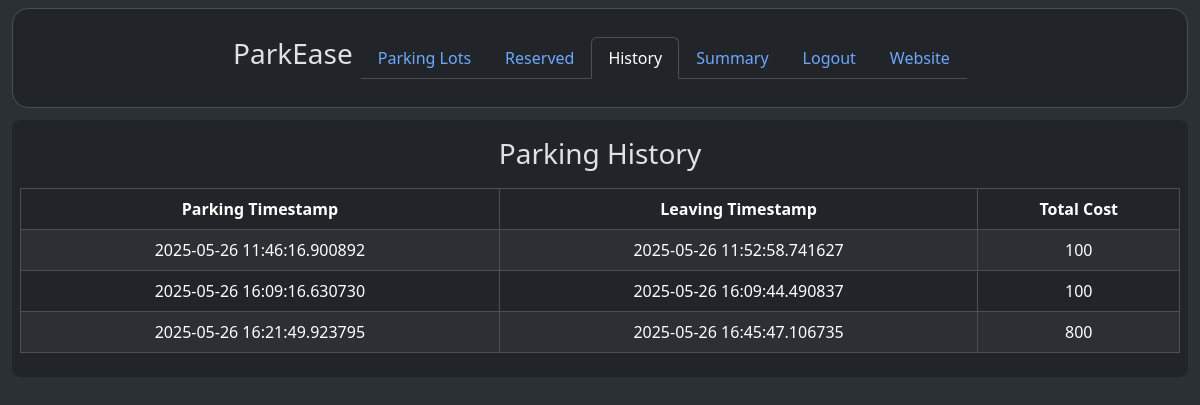
/user/dashboard/history (signed in), run on an earlier commit of the app's database.
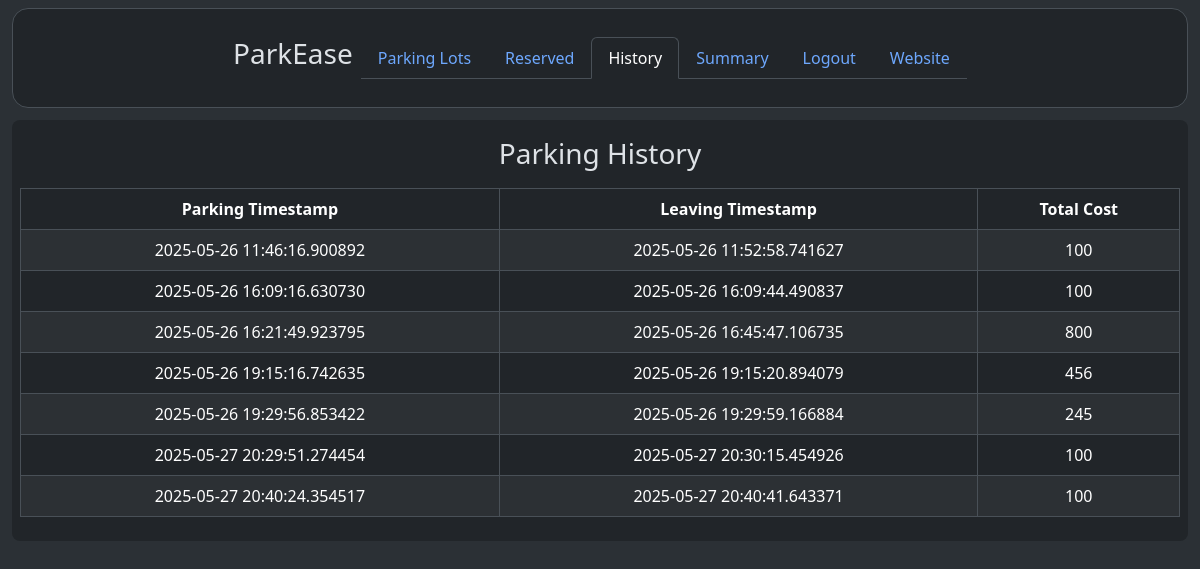
And on a later commit of the database.
### models/parkingInfo.py (models this page shows, shortened)
class ReservedParkingSpot(db.Model) :
    __tablename__ = "reservedparkingspot"
    id = db.Column(db.Integer, primary_key = True, autoincrement = True)
    parkingSpotId = db.Column(db.Integer, db.ForeignKey("parkingspot.id"))
    userId = db.Column(db.Integer, db.ForeignKey("user.id"))
    parkingTimestamp = db.Column(db.DateTime)
    leavingTimestamp = db.Column(db.DateTime)
    totalCost = db.Column(db.Integer)
    vehicleNumber = db.Column(db.String)

### controllers/userDashboard.py (the view)
@userbp.route("/dashboard/history", methods = ["GET"])
def history() :
    return render_template("user/reservedSpotHistory.html", reservedParkingSpots = viewAllReservedParkingSpots())

### controllers/userDashboard.py (called while the page is built)
@userbp.before_request
def restrict() :
    if session.get("type") != "user" :
        return redirect(url_for("general.signIn"))

def viewAllReservedParkingSpots() :
    return db.session.execute(db.select(ReservedParkingSpot).filter_by(userId = session["id"])).scalars().all()

### templates/user/reservedSpotHistory.html (shortened to what this page needs)
<!DOCTYPE html>
<html class = "h-100" data-bs-theme = "dark">
    <head>
        <link rel = "stylesheet" href = "/static/bootstrap/css/bootstrap.min.css"/>
        <link rel = "stylesheet" href = "/static/css/style.css"/>
    </head>
    <body class = "h-100">
        <div class = "container-fluid bg-body-tertiary min-vh-100">
            <div class = "container-fluid d-flex justify-content-center bg-body">
                <div class = "container-fluid mt-2 rounded-4 container-fluid border d-flex align-items-center justify-content-center overflow-auto position-fixed" style = "height: 100px; width: 98%; background-color: rgba(33, 37, 41, 0.9); z-index: 1000;">
                    <a href = "/" class = "text-decoration-none text-reset me-2">
                        <h3>
                            ParkEase
                        </h3>
                    </a>
                    <ul class = "nav nav-tabs">
                        <li class = "nav-item">
                            <a class = "nav-link" href = "/user/dashboard">
                                Parking Lots
                            </a>
                        </li>
                        <li class = "nav-item">
                            <a class = "nav-link", href = "/user/dashboard/reserved">
                                Reserved
                            </a>
                        </li>
                        <li class = "nav-item">
                            <a class = "nav-link active", href = "/user/dashboard/history">
                                History
                            </a>
                        </li>
                        <li class = "nav-item">
                            <a class = "nav-link" href = "/user/dashboard/summary">
                                Summary
                            </a>
                        </li>
                        <li class = "nav-item">
                            <a class = "nav-link" href = "/signIn">
                                Logout
                            </a>
                        </li>
                        <li class = "nav-item">
                            <a class = "nav-link" href = "/">
                                Website
                            </a>
                        </li>
                    </ul>
                </div>
            </div>
            <div class = "rounded-3 container-fluid bg-body p-2 overflow-auto" style = "height: 80%; width: 100%; margin-top: 120px;">
                <div class = "d-flex justify-content-center align-items-center gap-2" style = "height: 60px;">
                    <h3>
                        Parking History
                    </h3>
                </div>
                <div>
                    <table class = "table table-striped table-bordered table-hover text-center">
                        <thead>
                            <tr>
                                <th>
                                    Parking Timestamp
                                </th>
                                <th>
                                    Leaving Timestamp
                                </th>
                                <th>
                                    Total Cost
                                </th>
                            </tr>
                        </thead>
                        <tbody>
                            {% for reservedParkingSpot in reservedParkingSpots %}
                                <tr>
                                    <td>
                                        {{ reservedParkingSpot.parkingTimestamp }}
                                    </td>
                                    <td>
                                        {{ reservedParkingSpot.leavingTimestamp }}
                                    </td>
                                    <td>
                                        {{ reservedParkingSpot.totalCost }}
                                    </td>
                                </tr>
                            {% endfor %}
                        </tbody>
                    </table>
                </div>
            </div>
        </div>
    </body>
</html>

What changed in the data, as far as the page shows it:
added ReservedParkingSpot: parkingTimestamp "2025-05-26 19:15:16.742635", leavingTimestamp "2025-05-26 19:15:20.894079", totalCost "456"
added ReservedParkingSpot: parkingTimestamp "2025-05-26 19:29:56.853422", leavingTimestamp "2025-05-26 19:29:59.166884", totalCost "245"
added ReservedParkingSpot: parkingTimestamp "2025-05-27 20:29:51.274454", leavingTimestamp "2025-05-27 20:30:15.454926", totalCost "100"
added ReservedParkingSpot: parkingTimestamp "2025-05-27 20:40:24.354517", leavingTimestamp "2025-05-27 20:40:41.643371", totalCost "100"
